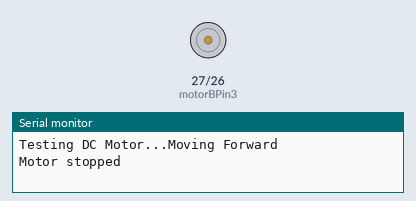
Simulated run of this sketch. Board: ESP32. Parts: motor-driver pin pairs drawn as motors (green arrow = first pin HIGH = forward, orange = second pin HIGH = backward, longer = more drive, scaled by the enable pin), the last lines printed to the serial monitor.

Above: at 3.0 s.
At 8.2 s:
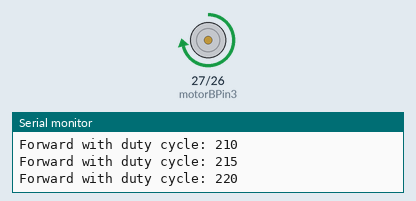
At 13.0 s:
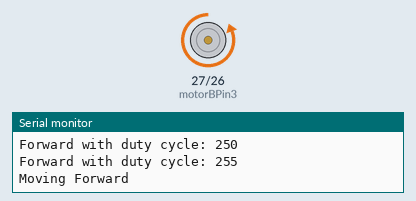
Timing chart, 0 to 15.6 s (numbered marks = the images above):
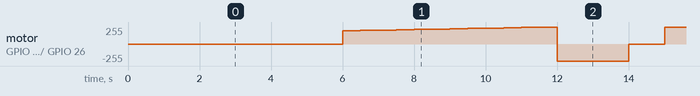

The sketch:

controlMotorDC.ino
```cpp
// MotorB
int motorBPin3 = 27;
int motorBPin4 = 26;
int enable1PinB = 14;

// Setting PWM properties
const int freq = 30000;
const int pwmChannel = 0;
const int resolution = 8;
int dutyCycle = 200;

void setup() {
  // put your setup code here, to run once:
   pinMode(motorBPin3, OUTPUT);
  pinMode(motorBPin4, OUTPUT);
  pinMode(enable1PinB, OUTPUT);

  // configure LED PWM functionalitites
  ledcSetup(pwmChannel, freq, resolution);

  // attach the channel to the GPIO to be controlled
  ledcAttachPin(enable1PinB, pwmChannel);

  Serial.begin(115200);

   //Testting
   Serial.print("Testing DC Motor...");


}

void loop() {
  // put your main code here, to run repeatedly:
   // Move the DC motor forward at maximum speed
  Serial.println("Moving Forward");
  digitalWrite(motorBPin3, LOW);
  digitalWrite(motorBPin4, HIGH);
  delay(2000);

  // Stop the DC motor
  Serial.println("Motor stopped");
  digitalWrite(motorBPin3, LOW);
  digitalWrite(motorBPin4, LOW);
  delay(1000);

  // Move DC motor backwards at maximum speed
  Serial.println("Moving Backwards");
  digitalWrite(motorBPin3, HIGH);
  digitalWrite(motorBPin4, LOW);
  delay(2000);

   // Stop the DC motor
  Serial.println("Motor stopped");
  digitalWrite(motorBPin3, LOW);
  digitalWrite(motorBPin4, LOW);
  delay(1000);

  // Move DC motor forward with increasing speed
  digitalWrite(motorBPin3, HIGH);
  digitalWrite(motorBPin4, LOW);
  while (dutyCycle <= 255){
    ledcWrite(pwmChannel, dutyCycle);
    Serial.print("Forward with duty cycle: ");
    Serial.println(dutyCycle);
    dutyCycle = dutyCycle + 5;
    delay(500);
  }
  dutyCycle = 200;

}
```
